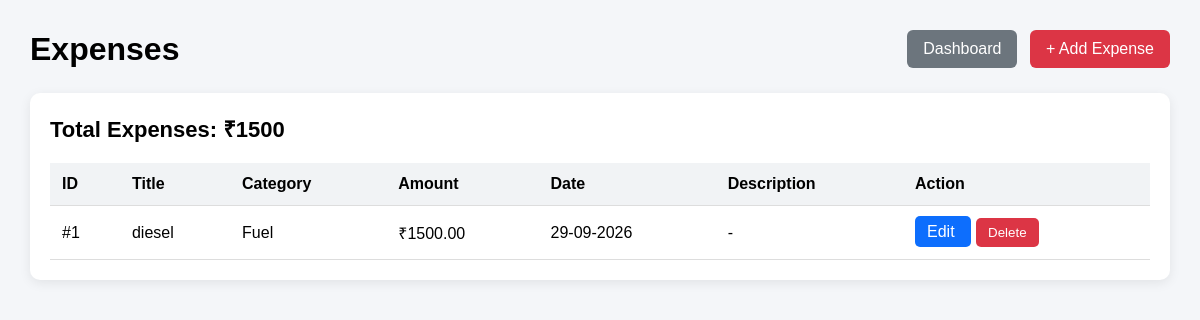
The app's page /erp/expenses/ with its own data.
### travel_erp/models.py (models this page shows, shortened)
class Expense(models.Model):
    CATEGORY_CHOICES = [
        ('Fuel', 'Fuel'),
        ('Maintenance', 'Maintenance'),
        ('Salary', 'Salary'),
        ('Office', 'Office'),
        ('Other', 'Other'),
    ]
    title = models.CharField(
        max_length=150
    )
    category = models.CharField(
        max_length=50,
        choices=CATEGORY_CHOICES
    )
    amount = models.DecimalField(
        max_digits=10,
        decimal_places=2
    )
    expense_date = models.DateField()
    description = models.TextField(
        blank=True
    )
    created_at = models.DateTimeField(
        auto_now_add=True
    )

### travel_erp/views.py (the view)
def expenses(request):
    expense_list = Expense.objects.order_by(
        "-expense_date",
        "-id"
    )
    total_expenses = (
        expense_list.aggregate(
            total=Sum("amount")
        )["total"]
        or Decimal("0")
    )
    return render(
        request,
        "travel_erp/expenses.html",
        {
            "expenses": expense_list,
            "total_expenses": total_expenses,
        }
    )

### travel_erp/templates/travel_erp/expenses.html (shortened to what this page needs)
<!DOCTYPE html>
<html>
<head>
</head>
<body>
<div class="container">
    <div class="header">
        <h1>Expenses</h1>
        <div>
            <a href="{% url 'erp_dashboard' %}"
               class="btn dashboard">
                Dashboard
            </a>
            <a href="{% url 'add_expense' %}"
               class="btn">
                + Add Expense
            </a>
        </div>
    </div>
    <div class="card">
        <div class="total">
            Total Expenses:
            ₹{{ total_expenses|default:"0" }}
        </div>
        {% if expenses %}
        <table>
            <thead>
                <tr>
                    <th>ID</th>
                    <th>Title</th>
                    <th>Category</th>
                    <th>Amount</th>
                    <th>Date</th>
                    <th>Description</th>
                    <th>Action</th>
                </tr>
            </thead>
            <tbody>
                {% for expense in expenses %}
                <tr>
                    <td>
                        #{{ expense.id }}
                    </td>
                    <td>
                        {{ expense.title }}
                    </td>
                    <td>
                        {{ expense.category }}
                    </td>
                    <td>
                        ₹{{ expense.amount }}
                    </td>
                    <td>
                        {{ expense.expense_date|date:"d-m-Y" }}
                    </td>
                    <td>
                        {{ expense.description|default:"-" }}
                    </td>
                    <td>
                        <a href="{% url 'edit_expense' expense.id %}"
                           class="edit-btn">
                            Edit
                        </a>
                        <form
                            method="POST"
                            action="{% url 'delete_expense' expense.id %}"
                            style="display:inline;"
                            onsubmit="return confirm('Delete this expense?');"
                        >
                            <button
                                type="submit"
                                class="delete-btn">
                                Delete
                            </button>
                        </form>
                    </td>
                </tr>
                {% endfor %}
            </tbody>
        </table>
        {% else %}
        <div class="empty">
            No expenses found.
        </div>
        {% endif %}
    </div>
</div>
</body>
</html>

### travel_erp/templates/travel_erp/expenses.html (style rules this page uses)
body { font-family: Arial, sans-serif; background: #f4f6f9; margin: 0; padding: 30px; }
.container { max-width: 1200px; margin: auto; }
.header { display: flex; justify-content: space-between; align-items: center; margin-bottom: 25px; }
h1 { margin: 0; }
.btn { display: inline-block; padding: 10px 16px; border-radius: 6px; text-decoration: none; color: white; background: #dc3545; }
.dashboard { background: #6c757d; margin-right: 8px; }
.card { background: white; padding: 20px; border-radius: 10px; box-shadow: 0 3px 12px rgba(0,0,0,0.08); }
.total { font-size: 22px; font-weight: bold; margin-bottom: 20px; }
table { width: 100%; border-collapse: collapse; }
th, td { padding: 12px; border-bottom: 1px solid #ddd; text-align: left; }
th { background: #f1f3f5; }
.edit-btn { background: #0d6efd; color: white; padding: 7px 12px; border-radius: 5px; text-decoration: none; margin-right: 5px; }
.delete-btn { background: #dc3545; border: none; color: white; padding: 7px 12px; border-radius: 5px; cursor: pointer; }

### records on screen
Expense: id "1", title "diesel", category "Fuel", amount "1500.00", expense_date "29-09-2026", description "-"

### other values on screen
{{ total_expenses|default:"0" }} "1500"
